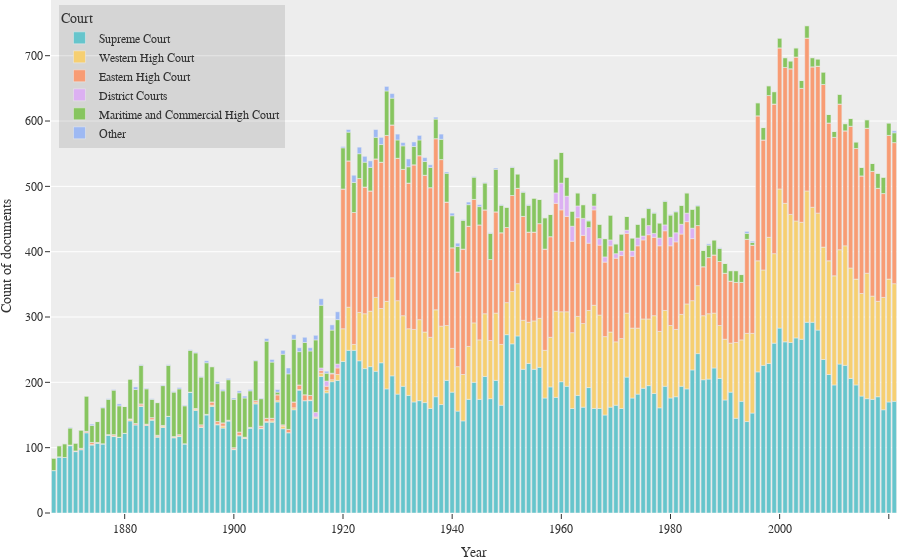

Source (notebook cell):
### Code cell
df.loc[df["Court"] == "", "Court"] = "Ingen kategori"
df["year"] = df["year"].astype(int)
court_types = ['Andre / ophørte domstole','Andre myndigheder og styrelser','Den Særlige Klageret', 'Grosserersocietetet', "Højesteret","Vestre Landsret", "Østre Landsret",'Sø- og Handelsretten', "Byretterne",'Ingen kategori', "Rigsretten"]
court_types_rename = ["Other", "Other", "Other", "Other","Supreme Court", "Western High Court", "Eastern High Court", "Maritime and Commercial High Court", "District Courts", "Other", "Other"]
rename_dict = dict(zip(court_types,court_types_rename))

df["Court"] = df["Court"].apply(lambda x: rename_dict[x] if x in rename_dict.keys() else x)
df_gb= df.groupby(['year','Court'])['id_verdict'].count()
df_gb= df_gb.reset_index(level=1)
df_gb = df.groupby(["year","Court"]).count()
df_summary = pd.pivot_table(df_gb,index="year",columns="Court",fill_value=0)["id_verdict"]

df_summary = df_summary.loc[:,["Supreme Court", "Western High Court", "Eastern High Court", "District Courts", "Maritime and Commercial High Court", "Other"]]
fig = px.bar(df_summary,template="ggplot2",color_discrete_sequence=px.colors.qualitative.Pastel)
fig = fig.update_yaxes(title="Count of documents")
fig = fig.update_xaxes(title="Year", showgrid=False)
fig = fig.update_layout(legend=dict(
    yanchor="top",
    y=0.99,
    xanchor="left",
    x=0.01,
    bgcolor='rgba(0,0,0,0.1)'
))
fig = fig.update_layout(margin=dict(
                        l=0,
                        r=0,
                        b=0,
                        t=0
                        ), font_family="sarif"
                        )
fig.write_html("../../data/plots/judgement_by_court.html")
fig.write_image("../../data/plots/judgement_by_court.pdf")
fig

### Figure 1 — Plotly figure (JSON) as saved in the notebook; plotly's stock layout.template omitted (floating-point values rounded to 4 significant figures; data arrays with more than 128 entries replaced by an {"elided": "..."} marker saying what was removed)
{"data": [{"alignmentgroup": "True", "hovertemplate": "Court=Supreme Court<br>year=%{x}<br>value=%{y}<extra></extra>", "legendgroup": "Supreme Court", "marker": {"color": "rgb(102, 197, 204)", "pattern": {"shape": ""}}, "name": "Supreme Court", "offsetgroup": "Supreme Court", "orientation": "v", "showlegend": true, "textposition": "auto", "type": "bar", "x": {"elided": "155 int values"}, "xaxis": "x", "y": {"elided": "155 int values"}, "yaxis": "y"}, {"alignmentgroup": "True", "hovertemplate": "Court=Western High Court<br>year=%{x}<br>value=%{y}<extra></extra>", "legendgroup": "Western High Court", "marker": {"color": "rgb(246, 207, 113)", "pattern": {"shape": ""}}, "name": "Western High Court", "offsetgroup": "Western High Court", "orientation": "v", "showlegend": true, "textposition": "auto", "type": "bar", "x": {"elided": "155 int values"}, "xaxis": "x", "y": {"elided": "155 int values"}, "yaxis": "y"}, {"alignmentgroup": "True", "hovertemplate": "Court=Eastern High Court<br>year=%{x}<br>value=%{y}<extra></extra>", "legendgroup": "Eastern High Court", "marker": {"color": "rgb(248, 156, 116)", "pattern": {"shape": ""}}, "name": "Eastern High Court", "offsetgroup": "Eastern High Court", "orientation": "v", "showlegend": true, "textposition": "auto", "type": "bar", "x": {"elided": "155 int values"}, "xaxis": "x", "y": {"elided": "155 int values"}, "yaxis": "y"}, {"alignmentgroup": "True", "hovertemplate": "Court=District Courts<br>year=%{x}<br>value=%{y}<extra></extra>", "legendgroup": "District Courts", "marker": {"color": "rgb(220, 176, 242)", "pattern": {"shape": ""}}, "name": "District Courts", "offsetgroup": "District Courts", "orientation": "v", "showlegend": true, "textposition": "auto", "type": "bar", "x": {"elided": "155 int values"}, "xaxis": "x", "y": {"elided": "155 int values"}, "yaxis": "y"}, {"alignmentgroup": "True", "hovertemplate": "Court=Maritime and Commercial High Court<br>year=%{x}<br>value=%{y}<extra></extra>", "legendgroup": "Maritime and Commercial High Court", "marker": {"color": "rgb(135, 197, 95)", "pattern": {"shape": ""}}, "name": "Maritime and Commercial High Court", "offsetgroup": "Maritime and Commercial High Court", "orientation": "v", "showlegend": true, "textposition": "auto", "type": "bar", "x": {"elided": "155 int values"}, "xaxis": "x", "y": {"elided": "155 int values"}, "yaxis": "y"}, {"alignmentgroup": "True", "hovertemplate": "Court=Other<br>year=%{x}<br>value=%{y}<extra></extra>", "legendgroup": "Other", "marker": {"color": "rgb(158, 185, 243)", "pattern": {"shape": ""}}, "name": "Other", "offsetgroup": "Other", "orientation": "v", "showlegend": true, "textposition": "auto", "type": "bar", "x": {"elided": "155 int values"}, "xaxis": "x", "y": {"elided": "155 int values"}, "yaxis": "y"}], "layout": {"barmode": "relative", "font": {"family": "sarif"}, "legend": {"bgcolor": "rgba(0,0,0,0.1)", "title": {"text": "Court"}, "tracegroupgap": 0, "x": 0.01, "xanchor": "left", "y": 0.99, "yanchor": "top"}, "margin": {"b": 0, "l": 0, "r": 0, "t": 0}, "xaxis": {"anchor": "y", "domain": [0, 1], "showgrid": false, "title": {"text": "Year"}}, "yaxis": {"anchor": "x", "domain": [0, 1], "title": {"text": "Count of documents"}}}}
